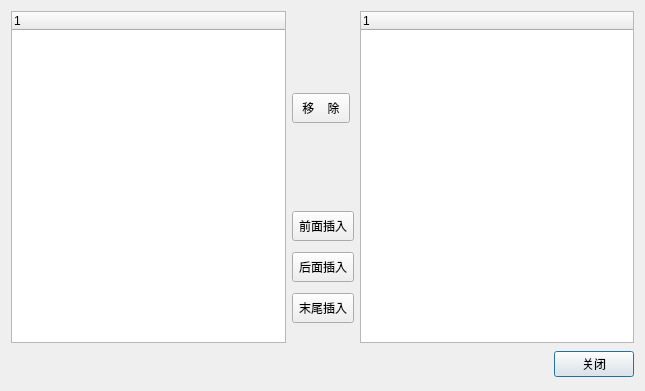
<?xml version="1.0" encoding="UTF-8"?>
<ui version="4.0">
 <class>QSttCustomSetDlg</class>
 <widget class="QDialog" name="QSttCustomSetDlg">
  <property name="windowModality">
   <enum>Qt::WindowModal</enum>
  </property>
  <property name="geometry">
   <rect>
    <x>0</x>
    <y>0</y>
    <width>645</width>
    <height>391</height>
   </rect>
  </property>
  <property name="sizePolicy">
   <sizepolicy hsizetype="Fixed" vsizetype="Fixed">
    <horstretch>0</horstretch>
    <verstretch>0</verstretch>
   </sizepolicy>
  </property>
  <property name="minimumSize">
   <size>
    <width>0</width>
    <height>30</height>
   </size>
  </property>
  <property name="maximumSize">
   <size>
    <width>645</width>
    <height>16777215</height>
   </size>
  </property>
  <property name="windowTitle">
   <string>自定义设置</string>
  </property>
  <property name="sizeGripEnabled">
   <bool>false</bool>
  </property>
  <property name="modal">
   <bool>false</bool>
  </property>
  <layout class="QHBoxLayout" name="horizontalLayout_2">
   <item>
    <layout class="QVBoxLayout" name="verticalLayout_2">
     <item>
      <layout class="QHBoxLayout" name="horizontalLayout">
       <item>
        <widget class="QSttCustomSetTree" name="m_pMenuTreeCtrl">
         <column>
          <property name="text">
           <string notr="true">1</string>
          </property>
         </column>
        </widget>
       </item>
       <item>
        <layout class="QVBoxLayout" name="verticalLayout">
         <item>
          <spacer name="verticalSpacer_3">
           <property name="orientation">
            <enum>Qt::Vertical</enum>
           </property>
           <property name="sizeHint" stdset="0">
            <size>
             <width>20</width>
             <height>40</height>
            </size>
           </property>
          </spacer>
         </item>
         <item>
          <widget class="QToolButton" name="BtnRemove">
           <property name="minimumSize">
            <size>
             <width>0</width>
             <height>30</height>
            </size>
           </property>
           <property name="font">
            <font>
             <pointsize>9</pointsize>
             <weight>50</weight>
             <bold>false</bold>
            </font>
           </property>
           <property name="text">
            <string> 移    除 </string>
           </property>
          </widget>
         </item>
         <item>
          <spacer name="verticalSpacer_5">
           <property name="orientation">
            <enum>Qt::Vertical</enum>
           </property>
           <property name="sizeHint" stdset="0">
            <size>
             <width>20</width>
             <height>40</height>
            </size>
           </property>
          </spacer>
         </item>
         <item>
          <widget class="QToolButton" name="BtnInsertBefore">
           <property name="minimumSize">
            <size>
             <width>0</width>
             <height>30</height>
            </size>
           </property>
           <property name="font">
            <font>
             <pointsize>9</pointsize>
             <weight>50</weight>
             <bold>false</bold>
            </font>
           </property>
           <property name="text">
            <string>前面插入</string>
           </property>
           <property name="iconSize">
            <size>
             <width>40</width>
             <height>40</height>
            </size>
           </property>
          </widget>
         </item>
         <item>
          <spacer name="verticalSpacer_4">
           <property name="orientation">
            <enum>Qt::Vertical</enum>
           </property>
           <property name="sizeType">
            <enum>QSizePolicy::Fixed</enum>
           </property>
           <property name="sizeHint" stdset="0">
            <size>
             <width>20</width>
             <height>5</height>
            </size>
           </property>
          </spacer>
         </item>
         <item>
          <widget class="QToolButton" name="BtnInsertAfter">
           <property name="minimumSize">
            <size>
             <width>0</width>
             <height>30</height>
            </size>
           </property>
           <property name="font">
            <font>
             <pointsize>9</pointsize>
             <weight>50</weight>
             <bold>false</bold>
            </font>
           </property>
           <property name="text">
            <string>后面插入</string>
           </property>
          </widget>
         </item>
         <item>
          <spacer name="verticalSpacer_2">
           <property name="orientation">
            <enum>Qt::Vertical</enum>
           </property>
           <property name="sizeType">
            <enum>QSizePolicy::Fixed</enum>
           </property>
           <property name="sizeHint" stdset="0">
            <size>
             <width>20</width>
             <height>5</height>
            </size>
           </property>
          </spacer>
         </item>
         <item>
          <widget class="QToolButton" name="BtnAddBar">
           <property name="sizePolicy">
            <sizepolicy hsizetype="Fixed" vsizetype="Fixed">
             <horstretch>0</horstretch>
             <verstretch>0</verstretch>
            </sizepolicy>
           </property>
           <property name="minimumSize">
            <size>
             <width>0</width>
             <height>30</height>
            </size>
           </property>
           <property name="font">
            <font>
             <pointsize>9</pointsize>
             <weight>50</weight>
             <bold>false</bold>
            </font>
           </property>
           <property name="text">
            <string>末尾插入</string>
           </property>
           <property name="iconSize">
            <size>
             <width>40</width>
             <height>40</height>
            </size>
           </property>
          </widget>
         </item>
         <item>
          <spacer name="verticalSpacer">
           <property name="orientation">
            <enum>Qt::Vertical</enum>
           </property>
           <property name="sizeType">
            <enum>QSizePolicy::Fixed</enum>
           </property>
           <property name="sizeHint" stdset="0">
            <size>
             <width>20</width>
             <height>20</height>
            </size>
           </property>
          </spacer>
         </item>
        </layout>
       </item>
       <item>
        <widget class="QSttCustomSetTree" name="m_pFloatBarTreeCtrl">
         <column>
          <property name="text">
           <string notr="true">1</string>
          </property>
         </column>
        </widget>
       </item>
      </layout>
     </item>
     <item>
      <layout class="QHBoxLayout" name="_2">
       <property name="spacing">
        <number>6</number>
       </property>
       <property name="margin">
        <number>0</number>
       </property>
       <item>
        <spacer>
         <property name="orientation">
          <enum>Qt::Horizontal</enum>
         </property>
         <property name="sizeHint" stdset="0">
          <size>
           <width>111</width>
           <height>31</height>
          </size>
         </property>
        </spacer>
       </item>
       <item>
        <widget class="QPushButton" name="BtnCancel">
         <property name="text">
          <string>关闭</string>
         </property>
         <property name="shortcut">
          <string>Ctrl+S</string>
         </property>
        </widget>
       </item>
      </layout>
     </item>
    </layout>
   </item>
  </layout>
 </widget>
 <customwidgets>
  <customwidget>
   <class>QSttCustomSetTree</class>
   <extends>QTreeWidget</extends>
   <header>SttCustomSetTree.h</header>
  </customwidget>
 </customwidgets>
 <resources/>
 <connections>
  <connection>
   <sender>BtnCancel</sender>
   <signal>clicked()</signal>
   <receiver>QSttCustomSetDlg</receiver>
   <slot>reject()</slot>
   <hints>
    <hint type="sourcelabel">
     <x>369</x>
     <y>253</y>
    </hint>
    <hint type="destinationlabel">
     <x>179</x>
     <y>282</y>
    </hint>
   </hints>
  </connection>
 </connections>
</ui>
